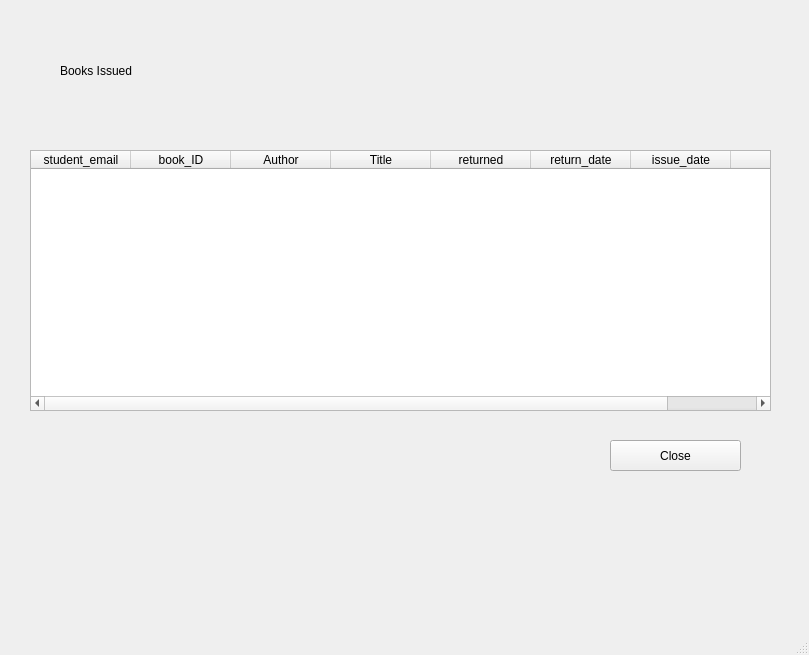
<?xml version="1.0" encoding="UTF-8"?>
<ui version="4.0">
 <class>Issued_books_admin</class>
 <widget class="QMainWindow" name="Issued_books_admin">
  <property name="geometry">
   <rect>
    <x>0</x>
    <y>0</y>
    <width>809</width>
    <height>655</height>
   </rect>
  </property>
  <property name="windowTitle">
   <string>Issued_books_admin</string>
  </property>
  <widget class="QWidget" name="centralwidget">
   <widget class="QTableWidget" name="booksTableWidget">
    <property name="geometry">
     <rect>
      <x>30</x>
      <y>150</y>
      <width>741</width>
      <height>261</height>
     </rect>
    </property>
    <column>
     <property name="text">
      <string>student_email</string>
     </property>
    </column>
    <column>
     <property name="text">
      <string>book_ID</string>
     </property>
    </column>
    <column>
     <property name="text">
      <string>Author</string>
     </property>
    </column>
    <column>
     <property name="text">
      <string>Title</string>
     </property>
    </column>
    <column>
     <property name="text">
      <string>returned</string>
     </property>
    </column>
    <column>
     <property name="text">
      <string>return_date</string>
     </property>
    </column>
    <column>
     <property name="text">
      <string>issue_date</string>
     </property>
    </column>
    <column>
     <property name="text">
      <string/>
     </property>
    </column>
   </widget>
   <widget class="QPushButton" name="close_pushButton">
    <property name="geometry">
     <rect>
      <x>610</x>
      <y>440</y>
      <width>131</width>
      <height>31</height>
     </rect>
    </property>
    <property name="text">
     <string>Close</string>
    </property>
   </widget>
   <widget class="QLabel" name="booksIssued_label">
    <property name="geometry">
     <rect>
      <x>60</x>
      <y>40</y>
      <width>151</width>
      <height>61</height>
     </rect>
    </property>
    <property name="text">
     <string>Books Issued</string>
    </property>
   </widget>
  </widget>
  <widget class="QMenuBar" name="menubar">
   <property name="geometry">
    <rect>
     <x>0</x>
     <y>0</y>
     <width>809</width>
     <height>21</height>
    </rect>
   </property>
  </widget>
  <widget class="QStatusBar" name="statusbar"/>
 </widget>
 <resources/>
 <connections/>
</ui>
